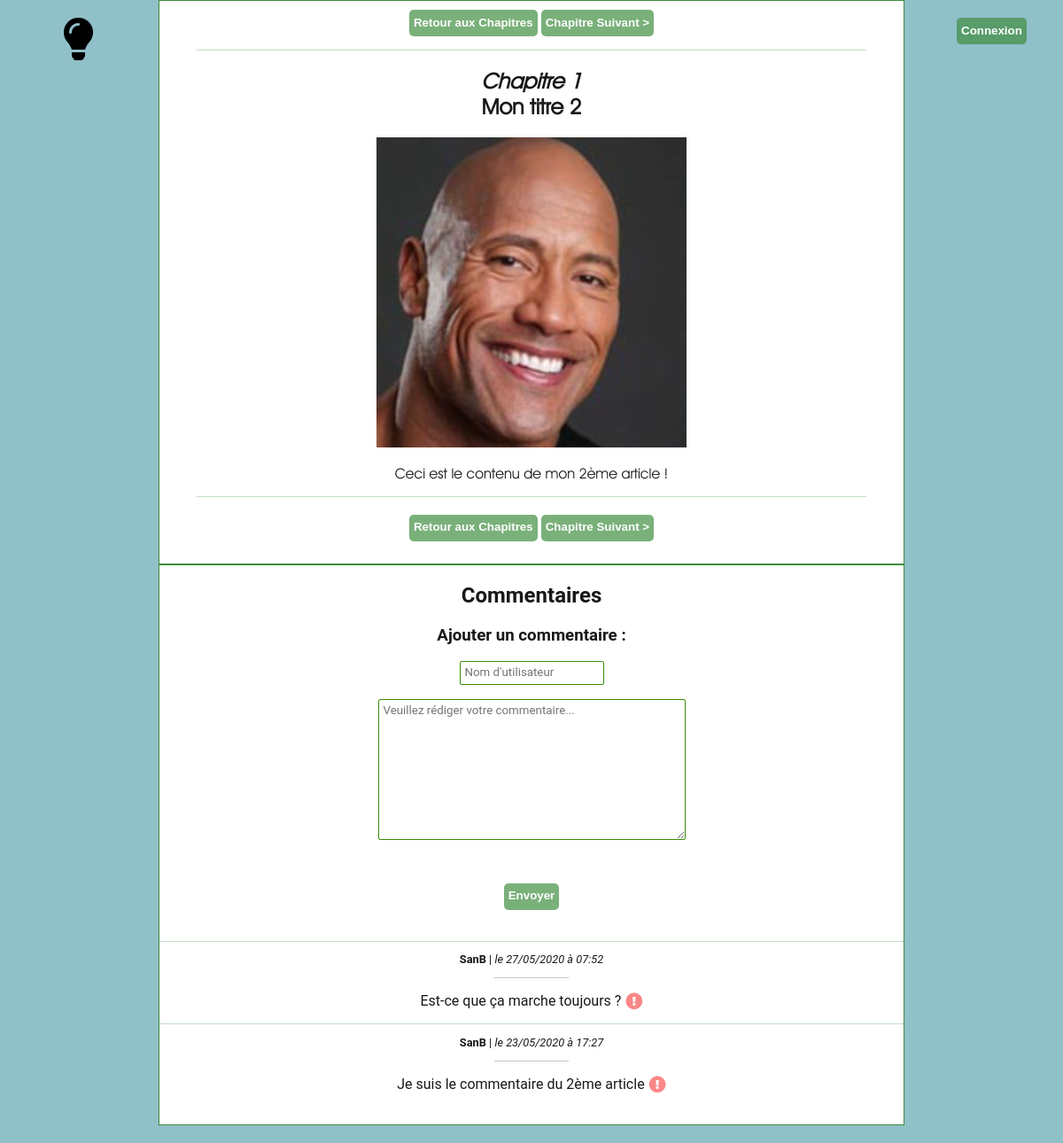
Page /index.php?action=post&id=2 on the committed database.
### tables this page shows
CREATE TABLE IF NOT EXISTS `articles` (
  `id` int(11) NOT NULL AUTO_INCREMENT,
  `chapter` int(11) NOT NULL,
  `title` varchar(255) DEFAULT NULL,
  `content` text NOT NULL,
  `creation_date` datetime NOT NULL,
  `img` varchar(255) DEFAULT NULL,
  PRIMARY KEY (`id`)
);

CREATE TABLE IF NOT EXISTS `comments` (
  `id` int(11) NOT NULL AUTO_INCREMENT,
  `id_posts` int(11) NOT NULL,
  `author` varchar(30) NOT NULL,
  `comment` text NOT NULL,
  `creation_date` datetime NOT NULL,
  `reported` int(11) NOT NULL DEFAULT '0',
  PRIMARY KEY (`id`)
);

### model/Article.php (called while the page is built, shortened)
<?php
class Article {
    protected function dbConnect() {
        $dbPosts = new \PDO('mysql:host=localhost;port=3308;dbname=blog','root', '', array(\PDO::ATTR_ERRMODE =>
        \PDO::ERRMODE_EXCEPTION));
        return $dbPosts;
    }
    public function getPost($postID) {
        $dbPosts = $this->dbConnect();
        $req = $dbPosts->prepare("SELECT id, chapter, title, content, DATE_FORMAT(creation_date, 'le %d/%m/%Y à %H:%i') AS creation_date_fr, img FROM articles WHERE  id = ? ");
        $req->execute(array($postID));
        $post = $req->fetch();
        return $post;
    }
    public function getLastPost() {
        $dbPosts = $this->dbConnect();
        $res = $dbPosts->query("SELECT id, chapter, title, content, DATE_FORMAT(creation_date, 'le %d/%m/%Y à %H:%i') AS creation_date_fr, img FROM articles ORDER BY id DESC LIMIT 1");
        $lastPost = $res->fetch();
        return $lastPost;
    }
    public function getFirstPost() {
        $dbPosts = $this->dbConnect();
        $res = $dbPosts->query("SELECT id, chapter, title, content, DATE_FORMAT(creation_date, 'le %d/%m/%Y à %H:%i') AS creation_date_fr, img FROM articles ORDER BY id LIMIT 1");
        $firstPost = $res->fetch();
        return $firstPost;
    }
}
?>

### model/Comment.php (called while the page is built, shortened)
<?php
class Comment extends Article {
    public function getComment($postId) {
        $dbComments = parent::dbConnect();
        $req = $dbComments->prepare("SELECT id, id_posts, author, comment, DATE_FORMAT(creation_date, 'le %d/%m/%Y à %H:%i') AS creation_date_fr, reported FROM comments WHERE id_posts = $postId ORDER BY id DESC ");
        $req->execute(array($postId));
        return $req;
    }
}

### controller/CommentsCtrlr.php (called while the page is built, shortened)
<?php
class CommentsCtrlr  {
    public function getComments($id) {
        $req = new Comment;
        $comments = $req->getComment($id);
        return $comments;
    }
}

### view/frontend/postView.php (the view, shortened to what this page needs)
<div class="container">
    <section>
        <div class="light_block">
            <div class="lightMode">
                <i class="fas fa-lightbulb" id="dark" title="Éteindre la lumière"></i>
            </div>
        </div>
        <div class="article">
            <div class="nav_chapters">
                <a href="index.php?action=posts"><input type="button" value="Retour aux Chapitres" class="bttn"></a>
                <?php if ($_GET['id'] != $lastPost['id']) { ?>
                <a href="index.php?action=nextPost&amp;id=<?=  $post['id'] ?>"><input type="button" value="Chapitre Suivant >" class="bttn"></a>
                <?php } ?>
            </div>
            <div class="article_content">
                <div class="line top bottom"></div>
                <div class="article_title">
                    <h2><em>Chapitre <?= $post['chapter'] ?></em><br />
                    <?= $post['title'];?></h2>
                </div>
                <?php if ($post['img'] != null) { ?>
                    <div class="article_img">
                        <img src="public\images\posts_img\<?= $post['img'] ?>" alt= <?= $post['img'] ?> width="350px">
                    </div>
                <?php } ?>
                <div class="article_text">
                    <p><?= $post['content']; ?></p>
                </div>
                <div class="line top bottom"></div>
            </div>
            <div class="nav_chapters">
                    <a href="index.php?action=posts"><input type="button" value="Retour aux Chapitres" class="bttn"></a>
                <?php if ($_GET['id'] != $lastPost['id']) { ?>
                    <a href="index.php?action=nextPost&amp;id=<?=  $post['id'] ?>"><input type="button" value="Chapitre Suivant >" class="bttn"></a>
                <?php } ?>
            </div>
        </div>
    </section>
    <section>
        <div class="article comment">
            <div class="comments_title">
                <h2>Commentaires</h2>
            </div>
            <div class="add_comment_block">
                <h3>Ajouter un commentaire :</h3>
                <form action='Index.php?action=postComment&amp;id=<?= $_GET["id"] ?>' method="post">
                    <p><input type="text" placeholder="Nom d'utilisateur" name="userName" maxlength=20 size=15/ required></p>
                    <p><textarea placeholder="Veuillez rédiger votre commentaire..." name="comment" rows=10 cols=40 required></textarea></p>
                    <div class="g-recaptcha" data-sitekey="6LeIxAcTAAAAAJcZVRqyHh71UMIEGNQ_MXjiZKhI"></div><br/>
                    <input type="submit" class="bttn" value="Envoyer" id="redirCom">
                </form>
            </div>
            <?php while ($comment = $comments->fetch() ) { ?>
                <div class="each_comment" >
                    <div class="line"></div>
                    <div class="comment_info">
                            <p><?= '<strong>' . htmlspecialchars($comment['author']) .  '</strong> |  <em>' . $comment['creation_date_fr'] . '</em>'; ?></p>
                            <div class="short_line"></div>
                    </div>
                    <div class="comment_content">
                        <div class="comment_text">
                            <p><?= htmlspecialchars($comment['comment']) ?></p>
                        </div>
                        <div class="comment_icn">
                            <?php if ( isset($_SESSION['admin']) ) { ?>
                                <a href="Index.php?action=deleteComment&amp;from=post&amp;id=<?= $post['id'] ?>&amp;comId=<?= $comment['id'] ?>&amp;token=<?= $_SESSION['token'] ?>"><i class="fas fa-times" title="Supprimer ce commentaire"></i></a>
                            <?php } else {
                                if ( isset($_SESSION['"'.$comment['id'].'"']) && $_SESSION['"'.$comment['id'].'"'] === $comment['id'])  { ?>
                                    <a href="Index.php?action=cancelReportComment&amp;id=<?= $comment['id_posts'] ?>&amp;comId=<?= $comment['id'] ?>"><i class="far fa-check-circle" id="legitimateComment" title="Désignaler ce commentaire"></i></a>
                                <?php } else { ?>
                                    <a href="Index.php?action=reportComment&amp;id=<?= $comment['id_posts'] ?>&amp;comId=<?= $comment['id'] ?>"><i class="fas fa-exclamation-circle reportComment" title="Signaler ce commentaire"></i></a>
                                <?php }
                            } ?>
                        </div>
                    </div>
                </div>
            <?php } ?>
        </div>
    </section>
</div>
<?php $content = ob_get_clean();
require('Template.php'); ?>

### public/css/Blog.css (style rules this page uses)
html, body, h1 { margin: 0; padding: 0; border: 0; font-size: 100%; font: inherit; vertical-align: baseline; scroll-behavior: smooth; }
.container { min-height: 100vh; padding-bottom: 20px; background-color: rgba(34, 130, 146, 0.5); color: rgb(24, 24, 24); }
.article { border: 1px solid rgb(60, 139, 60); background: white; text-align: center; width: 70%; margin: auto; padding-bottom: 20px; }
a { text-decoration: none; }
h2 { text-align: center; }
.bttn { height: 30px; border: none; text-align: center; background-color: rgba(60, 139, 60, 0.681); color: white; font-weight: bold; cursor: pointer; border-radius: 5px; margin-top: 10px; margin-bottom: 5px; transition-property: background-color; transition-duration: 0.5s; font-family: Arial, Helvetica, sans-serif; }
.line { border-bottom : 0.1px solid rgba(60, 139, 60, 0.3); }
.short_line { width: 50%; margin: auto; border-bottom : 0.2px solid rgba(3, 2, 2, 0.3); }
.top { margin-top: 10px; }
.bottom { margin-bottom: 10px; }
.light_block { position: fixed; width: 15%; }
.lightMode { position: relative; font-size: 3em; padding: 20px 0; height: 65px; }
.lightMode i { cursor: pointer; }
#dark { position: absolute; left: 40%; color: black; }
.article_content { width: 90%; margin: auto; text-align: center; word-wrap: break-word; font-family: "AvantGarde", "Arial", "sans-serif"; }
.comment { font-family: "Roboto", "Arial", "sans-serif"; }
.comment .short_line { width: 10%; border-bottom : 0.2px solid rgba(151, 136, 136, 0.5); }
.add_comment_block { margin-bottom: 30px; }
textarea, input { font-family: "Roboto", "Arial", "sans-serif"; border: 0.5px solid rgb(60, 139, 6); border-radius: 2px; padding: 5px; line-height: 1.1; }
.comment_info { font-size: 0.8em; }
.comment_content { display: flex; flex-direction: row; justify-content: center; }
.comment_icn i { color: rgba(245, 16, 16, 0.5); font-size: 1.2em; cursor: pointer; padding-top: 16px; padding-left: 5px; }
.each_comment { font-family: "Roboto", "Arial", "sans-serif"; }

### rows in the picture
articles: chapter "1", title "Mon titre 2", img (picture), content "Ceci est le contenu de mon 2ème article !"
comments: author "SanB", creation_date_fr "le 27/05/2020 à 07:52", comment "Est-ce que ça marche toujours ?"
comments: author "SanB", creation_date_fr "le 23/05/2020 à 17:27", comment "Je suis le commentaire du 2ème article"
